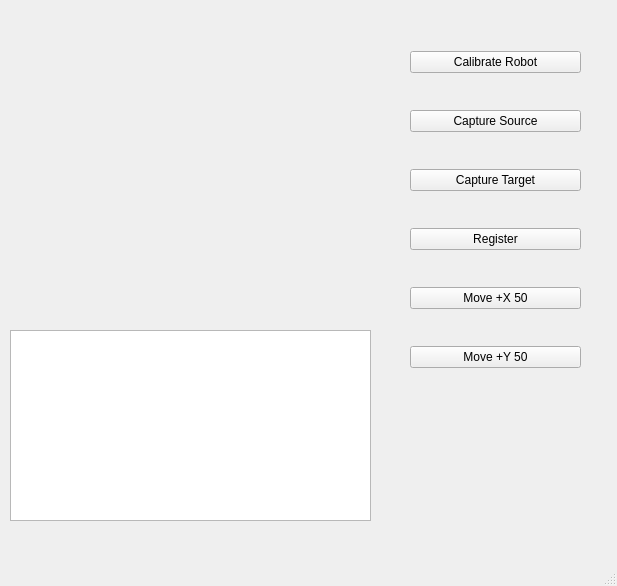
<?xml version="1.0" encoding="UTF-8"?>
<ui version="4.0">
 <class>CalibrationWindow</class>
 <widget class="QMainWindow" name="CalibrationWindow">
  <property name="geometry">
   <rect>
    <x>0</x>
    <y>0</y>
    <width>617</width>
    <height>586</height>
   </rect>
  </property>
  <property name="windowTitle">
   <string>MainWindow</string>
  </property>
  <widget class="QWidget" name="centralwidget">
   <widget class="QVTKWidget" name="qvtkWidget">
    <property name="geometry">
     <rect>
      <x>10</x>
      <y>10</y>
      <width>361</width>
      <height>311</height>
     </rect>
    </property>
   </widget>
   <widget class="QWidget" name="verticalLayoutWidget">
    <property name="geometry">
     <rect>
      <x>410</x>
      <y>20</y>
      <width>171</width>
      <height>381</height>
     </rect>
    </property>
    <layout class="QVBoxLayout" name="verticalLayout">
     <item>
      <widget class="QPushButton" name="calibrateButton">
       <property name="text">
        <string>Calibrate Robot</string>
       </property>
      </widget>
     </item>
     <item>
      <widget class="QPushButton" name="captureSrcButton">
       <property name="text">
        <string>Capture Source</string>
       </property>
      </widget>
     </item>
     <item>
      <widget class="QPushButton" name="captureTgtButton">
       <property name="text">
        <string>Capture Target</string>
       </property>
      </widget>
     </item>
     <item>
      <widget class="QPushButton" name="registerButton">
       <property name="text">
        <string>Register</string>
       </property>
      </widget>
     </item>
     <item>
      <widget class="QPushButton" name="moveXButton">
       <property name="text">
        <string>Move +X 50</string>
       </property>
      </widget>
     </item>
     <item>
      <widget class="QPushButton" name="moveYButton">
       <property name="text">
        <string>Move +Y 50</string>
       </property>
      </widget>
     </item>
    </layout>
   </widget>
   <widget class="QTextBrowser" name="textBrowser">
    <property name="geometry">
     <rect>
      <x>10</x>
      <y>330</y>
      <width>361</width>
      <height>191</height>
     </rect>
    </property>
   </widget>
  </widget>
  <widget class="QMenuBar" name="menubar">
   <property name="geometry">
    <rect>
     <x>0</x>
     <y>0</y>
     <width>617</width>
     <height>22</height>
    </rect>
   </property>
  </widget>
  <widget class="QStatusBar" name="statusbar"/>
 </widget>
 <customwidgets>
  <customwidget>
   <class>QVTKWidget</class>
   <extends>QWidget</extends>
   <header>QVTKWidget.h</header>
  </customwidget>
 </customwidgets>
 <resources/>
 <connections/>
</ui>
